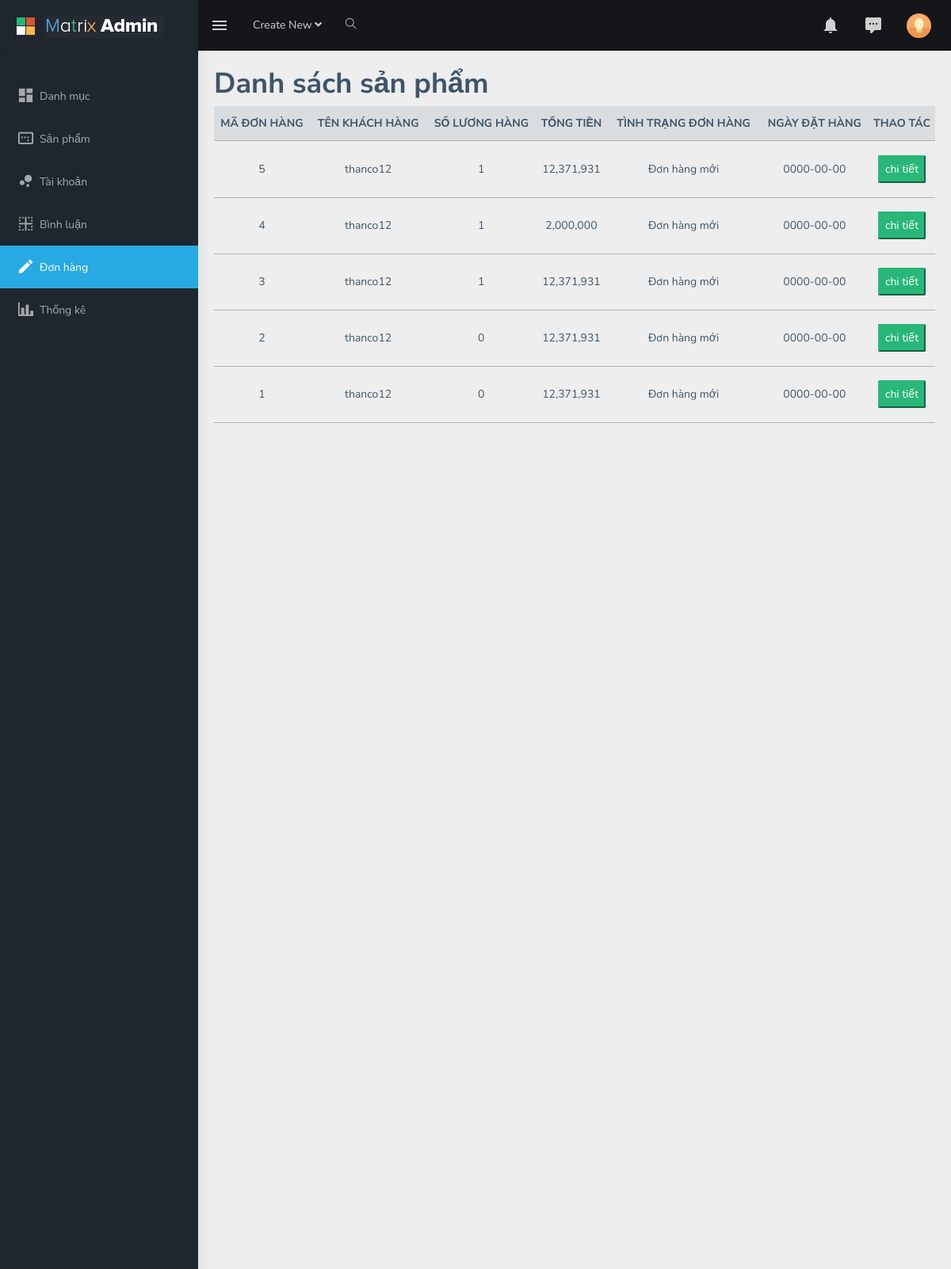
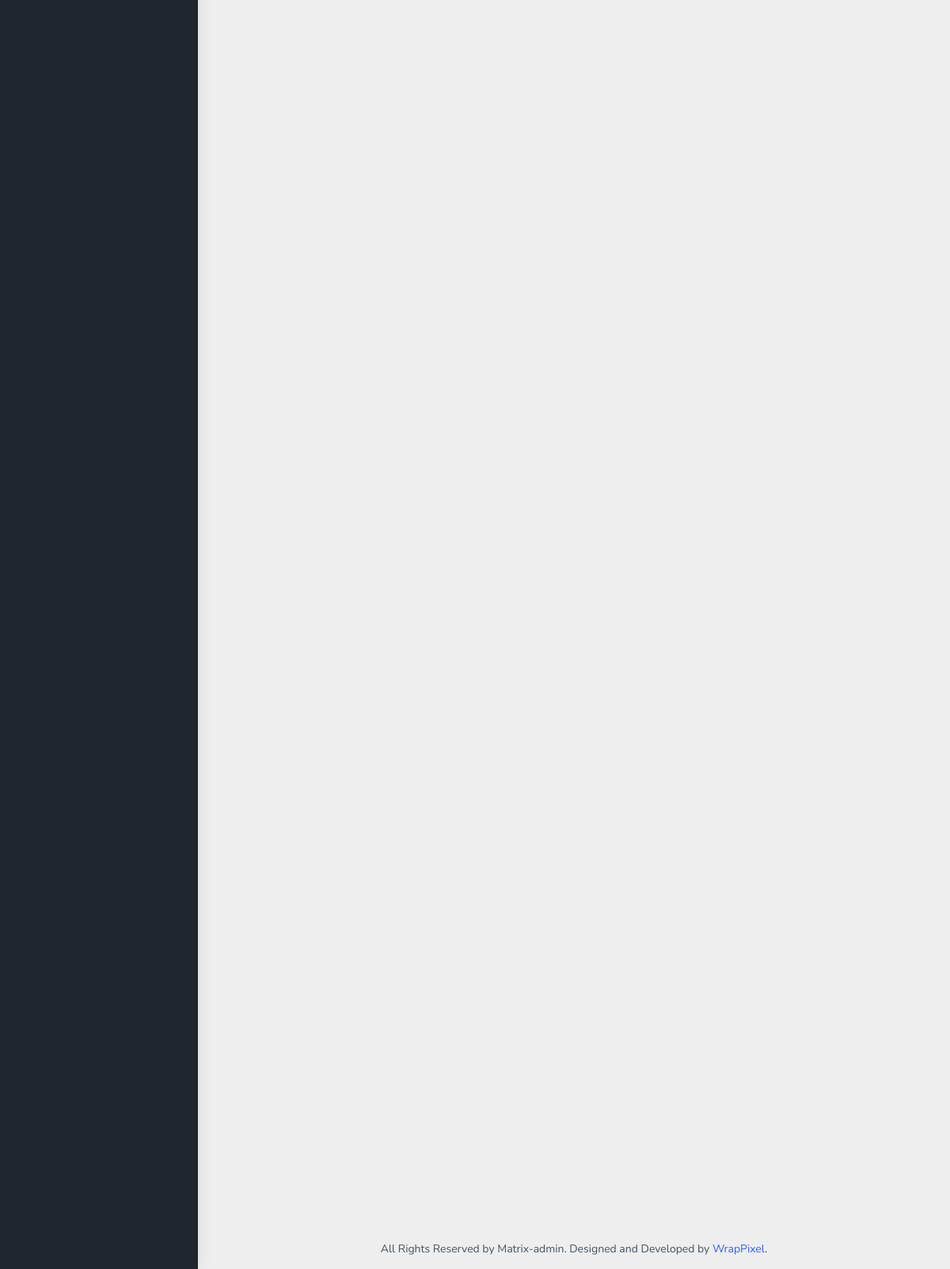
Screenshot of /admin/index.php?act=don_hang with the database file from the repository (2 pictures, top to bottom).
### tables this page shows
CREATE TABLE `bill` (
  `id_bill` int NOT NULL,
  `iduser` int NOT NULL,
  `name_bill` varchar(255) NOT NULL,
  `email_bill` varchar(255) NOT NULL,
  `address_bill` varchar(255) NOT NULL,
  `tel_bill` varchar(50) NOT NULL,
  `ordernote_bill` varchar(255) NOT NULL,
  `tongtien_bill` int NOT NULL,
  `pttt_bill` varchar(250) NOT NULL,
  `ngaydathang` date NOT NULL,
  `status_bill` varchar(250) NOT NULL
);

### model/pdo.php (called while the page is built, shortened)
<?php
function pdo_get_connection()
{
    $dburl = "mysql:host=localhost;dbname=db_chung;charset=utf8";
    $username = 'root';
    $password = '';
    $conn = new PDO($dburl, $username, $password);
    $conn->setAttribute(PDO::ATTR_ERRMODE, PDO::ERRMODE_EXCEPTION);
    return $conn;
}
function pdo_query($sql)
{
    $sql_args = array_slice(func_get_args(), 1);
    try {
        $conn = pdo_get_connection();
        $stmt = $conn->prepare($sql);
        $stmt->execute($sql_args);
        $rows = $stmt->fetchAll();
        return $rows;
    } catch (PDOException $e) {
        throw $e;
    } finally {
        unset($conn);
    }
}

### model/cart.php (called while the page is built, shortened)
<?php
function dem_sl_mat_hang($id_bill)
{
    $sql = "select * from cart where id_bill=" . $id_bill;
    $dm = pdo_query($sql);
    return sizeof($dm);
}
function load_all_bill1($kwn = "", $id_user = 0)
{
    $sql = "select * from bill where 1";
    $sql .= " order by id_bill desc";
    $list_bill = pdo_query($sql);
    return $list_bill;
}
function get_ttdh($trangthai)
{
    switch ($trangthai) {
        default:
            $tt = "Đơn hàng mới";
            break;
    }
    return $tt;
}
?>

### admin/bill/list_bill.php (the view)
<div class="container-fluid">
    <div class="khung_list_title" style="width: 100%;height: 50px;">
        <h1>Danh sách sản phẩm</h1>
    </div>
    <div class="khung_list_sp" style="width: 100%;height: 3000px;">
        <div class="xuatsp" style="width: 100%; height: 800px;">
            <table  style="width: 100%; height: 50%; text-align: center;">
                        <tr style="border-bottom: 1px solid #B2B2B2; background-color: #ced3d894;">
                            <th>MÃ ĐƠN HÀNG</th>
                            <th>TÊN KHÁCH HÀNG</th>
                            <th>SỐ LƯƠNG HÀNG</th>
                            <th>TỔNG TIỀN</th>
                            <th>TÌNH TRẠNG ĐƠN HÀNG</th>
                            <th>NGÀY ĐẶT HÀNG</th>
                            <th>THAO TÁC</th>
                        </tr>
                        <?php
                            foreach ($list_bill as $key) {
                                extract($key);
                                $suasp = "index.php?act=suabill&id_bill=".$key["id_bill"];
                                $slhang = dem_sl_mat_hang($key["id_bill"]);
                                $status_product = get_ttdh($key["status_bill"]);
                                echo '
                                <tr style="border-bottom: 1px solid #B2B2B2;">
                                <td> ' . $key["id_bill"].'</td>
                                <td>' . $key["name_bill"] .'</td>
                                <td>' . $slhang .'</td>
                                <td>' .  number_format($key["tongtien_bill"]) .'</td>
                                <td>' . $status_product .'</td>
                                <td>' . $key["ngaydathang"] .'</td>
                                <td>
                                <a href="'.$suasp.'">
                                <input type="button" value="chi tiết" class="check" style="color: #fff;background-color: #28b779;border-color: #28b779; border-radius: 2px; width: 60px; height: 35px; cursor: pointer;">
                                </a>
                                </td>
                            </tr>
                                ';
                }
                ?>
            </table>
        </div>
    </div>
</div>

### assets/libs/flot/css/all.css (style rules this page uses)
.khung_list_title { width: 100%; height: 70px; }
.khung_list_sp { width: 100%; height: 800px; }

### rows the page displays
bill: id_bill "5", name_bill "thanco12", slhang "1", tongtien_bill "12,371,931", status_bill "Đơn hàng mới", ngaydathang "0000-00-00"
bill: id_bill "4", name_bill "thanco12", slhang "1", tongtien_bill "2,000,000", status_bill "Đơn hàng mới", ngaydathang "0000-00-00"
bill: id_bill "3", name_bill "thanco12", slhang "1", tongtien_bill "12,371,931", status_bill "Đơn hàng mới", ngaydathang "0000-00-00"
bill: id_bill "2", name_bill "thanco12", slhang "0", tongtien_bill "12,371,931", status_bill "Đơn hàng mới", ngaydathang "0000-00-00"
bill: id_bill "1", name_bill "thanco12", slhang "0", tongtien_bill "12,371,931", status_bill "Đơn hàng mới", ngaydathang "0000-00-00"
